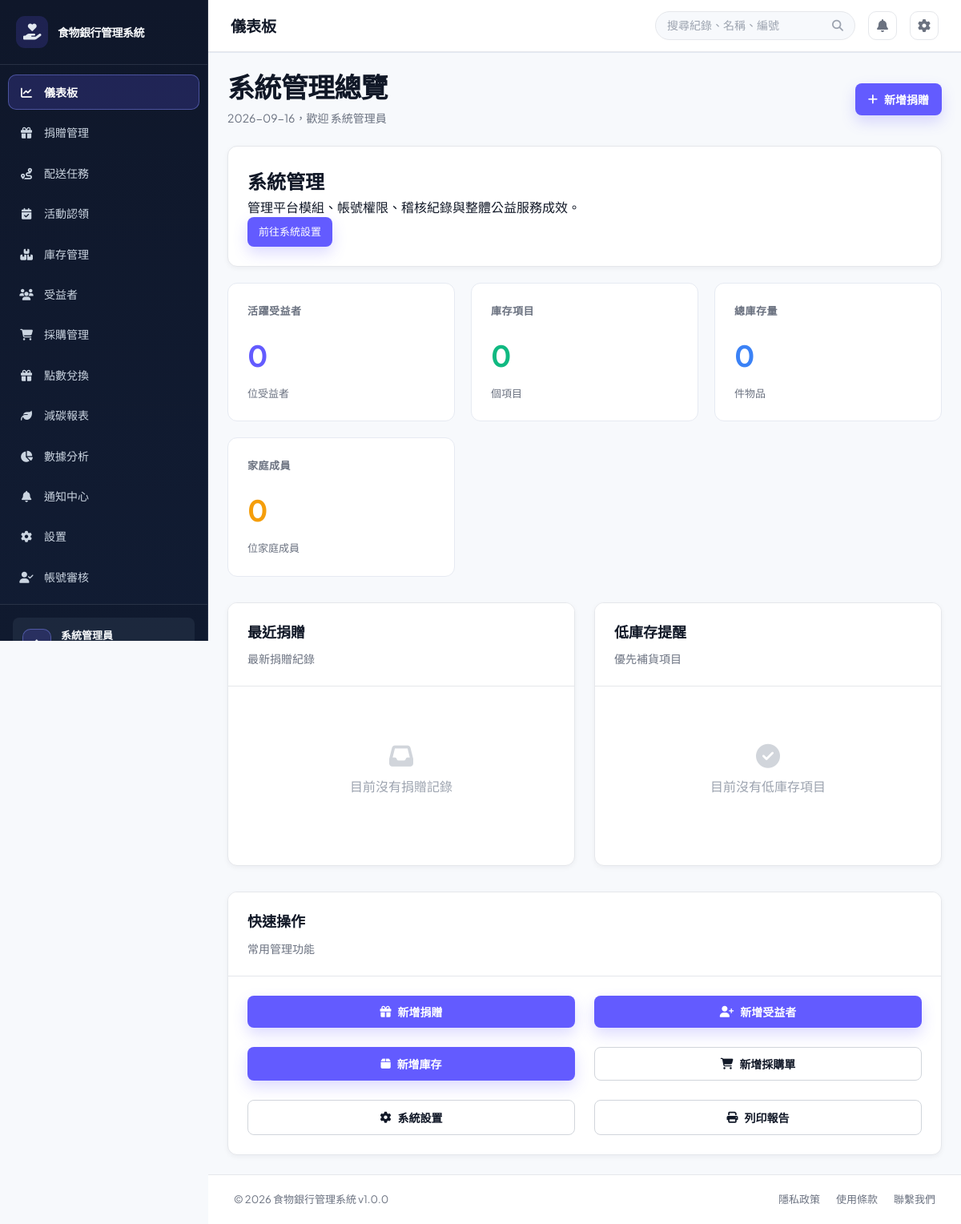
Page /?page=dashboard (signed in) on the earlier database version.
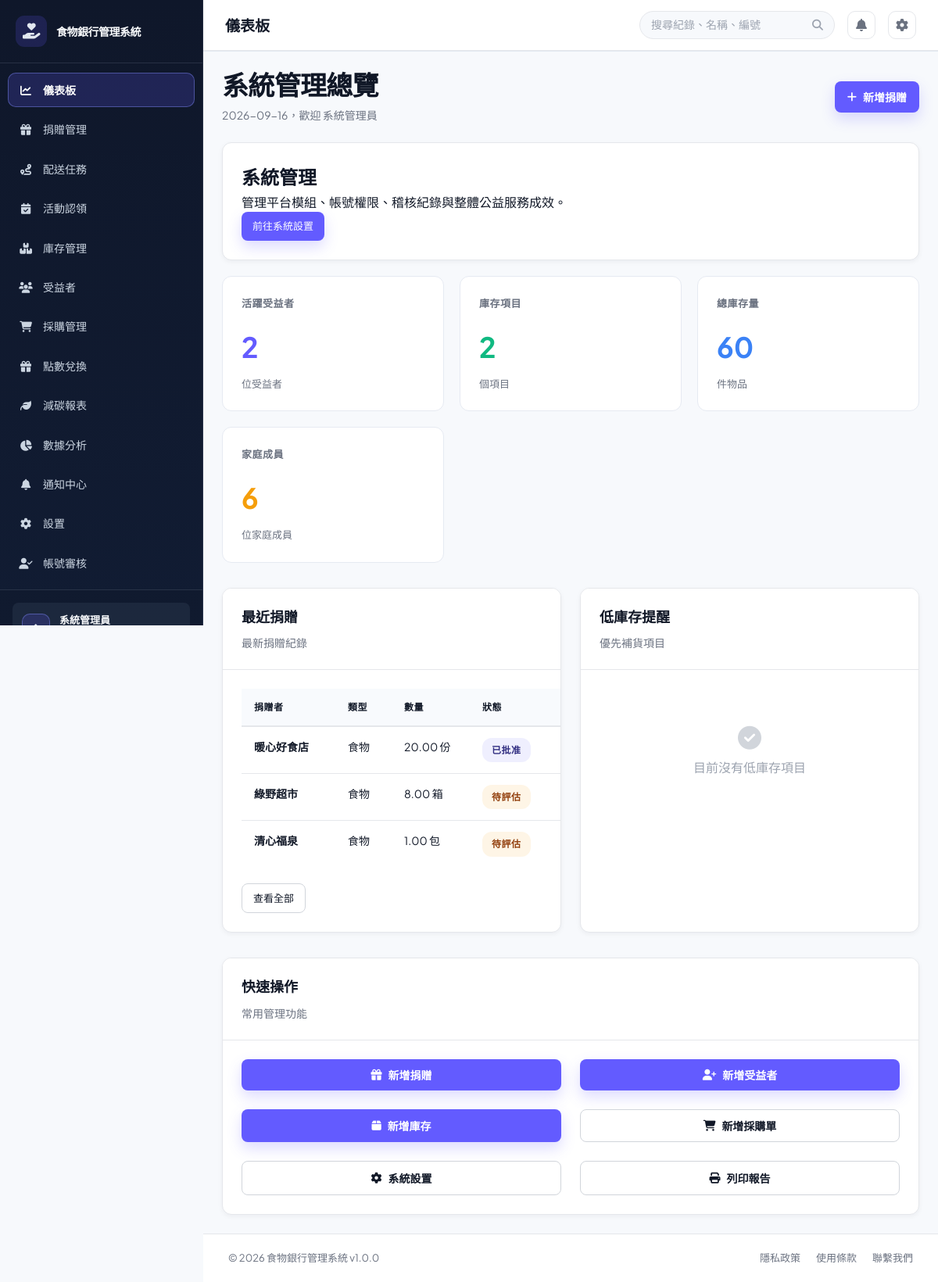
Same page on the later database version.
### tables this page shows
CREATE TABLE `users` (
  `user_id` int(11) NOT NULL,
  `username` varchar(50) NOT NULL,
  `password` varchar(255) NOT NULL,
  `email` varchar(100) NOT NULL,
  `full_name` varchar(100) NOT NULL,
  `phone` varchar(20) DEFAULT NULL,
  `role` enum('admin','foodbank_staff','volunteer','donor') NOT NULL DEFAULT 'foodbank_staff',
  `department` varchar(50) DEFAULT NULL,
  `status` enum('active','inactive','suspended') DEFAULT 'active',
  `created_at` timestamp NULL DEFAULT current_timestamp(),
  `updated_at` timestamp NULL DEFAULT current_timestamp() ON UPDATE current_timestamp(),
  `created_by` int(11) DEFAULT NULL,
  `phone_verified` tinyint(1) NOT NULL DEFAULT 0
);

CREATE TABLE `donations` (
  `donation_id` int(11) NOT NULL,
  `donor_id` int(11) DEFAULT NULL,
  `donor_name` varchar(100) NOT NULL,
  `donation_type` enum('food','supplies','money','other') NOT NULL,
  `quantity` decimal(10,2) DEFAULT NULL,
  `unit` varchar(20) DEFAULT NULL,
  `donation_date` datetime NOT NULL,
  `received_by` int(11) DEFAULT NULL,
  `status` enum('received','pending','assessed','approved','rejected','archived') DEFAULT 'pending',
  `notes` text DEFAULT NULL,
  `created_at` timestamp NULL DEFAULT current_timestamp(),
  `updated_at` timestamp NULL DEFAULT current_timestamp() ON UPDATE current_timestamp(),
  `item_name` varchar(100) DEFAULT NULL,
  `weight_kg` decimal(10,2) DEFAULT NULL,
  `size_description` varchar(100) DEFAULT NULL,
  `expiry_date` date DEFAULT NULL,
  `pickup_deadline` datetime DEFAULT NULL,
  `delivery_option` enum('donor_delivery','volunteer_delivery','food_bank_pickup') DEFAULT 'volunteer_delivery',
  `vehicle_type` enum('car','motorcycle','none') DEFAULT 'none',
  `photo_path` varchar(255) DEFAULT NULL,
  `evaluation_notes` text DEFAULT NULL,
  `seal_code` varchar(30) DEFAULT NULL
);

### public/index.php (the view, shortened to what the changed rows need)
<?php
require_once BASE_PATH . '/config/database.php';
$connection = $db->getConnection();
$demoPasswordHashes = [
    'manager' => '866485796cfa8d7c0cf7111640205b83076433547577511d81f8030ae99ecea5',
    'staff' => '10176e7b7b24d317acfcf8d2064cfd2f24e154f7b5a96603077d5ef813d6a6b6',
];
foreach ($demoPasswordHashes as $demoUsername => $demoPasswordHash) {
    $demoUsernameEscaped = $connection->real_escape_string($demoUsername);
    $connection->query(
        "UPDATE users SET password = '{$demoPasswordHash}' WHERE username = '{$demoUsernameEscaped}' AND CHAR_LENGTH(password) <> 60 AND CHAR_LENGTH(password) <> 64"
    );
}
$connection->query(
    "UPDATE users SET full_name = CASE username
        WHEN 'official' THEN '食物銀行官方人員'
        WHEN 'manager' THEN '食物銀行官方人員'
        WHEN 'staff' THEN '食物銀行官方人員'
        WHEN 'volunteer' THEN '平台志工／外送員'
        WHEN 'donor' THEN '捐贈剩食店家'
        ELSE full_name
    END
    WHERE username IN ('official', 'manager', 'staff', 'volunteer', 'donor')
      AND (full_name LIKE '%?%' OR full_name = '')"
);
if (!empty($_SESSION['user']['username'])) {
    $sessionUsername = $connection->real_escape_string($_SESSION['user']['username']);
    $sessionUserResult = $connection->query("SELECT user_id, username, full_name, role, status, email, phone, phone_verified FROM users WHERE username = '{$sessionUsername}' LIMIT 1");
}
$currentUser = $_SESSION['user'];
$role = $currentUser['role'];
$page = isset($_GET['page']) ? trim($_GET['page']) : 'dashboard';
$page = basename($page);
$menu_items = [
    'dashboard' => ['label' => '儀表板', 'icon' => 'fa-solid fa-chart-line'],
    'donations' => ['label' => '捐贈管理', 'icon' => 'fa-solid fa-gift'],
    'deliveries' => ['label' => '配送任務', 'icon' => 'fa-solid fa-route'],
    'activities' => ['label' => '活動認領', 'icon' => 'fa-solid fa-calendar-check'],
    'inventory' => ['label' => '庫存管理', 'icon' => 'fa-solid fa-boxes-stacked'],
    'beneficiaries' => ['label' => '受益者', 'icon' => 'fa-solid fa-users'],
    'purchases' => ['label' => '採購管理', 'icon' => 'fa-solid fa-cart-shopping'],
    'rewards' => ['label' => '點數兌換', 'icon' => 'fa-solid fa-gift'],
    'carbon_report' => ['label' => '減碳報表', 'icon' => 'fa-solid fa-leaf'],
    'reports' => ['label' => '數據分析', 'icon' => 'fa-solid fa-chart-pie'],
    'notifications' => ['label' => '通知中心', 'icon' => 'fa-solid fa-bell'],
    'settings' => ['label' => '設置', 'icon' => 'fa-solid fa-gear'],
    'users' => ['label' => '帳號審核', 'icon' => 'fa-solid fa-user-check'],
];
?>
<!DOCTYPE html>
<html lang="zh-TW">
<head>
    <link href="https://cdnjs.cloudflare.com/ajax/libs/font-awesome/6.4.0/css/all.min.css" rel="stylesheet">
    <link rel="stylesheet" href="assets/css/style.css?v=<?php echo filemtime(__DIR__ . '/assets/css/style.css'); ?>">
</head>
<body>
    <div class="app-wrapper">
        <aside class="sidebar">
            <nav class="sidebar-nav">
                <?php foreach ($menu_items as $key => $item):
                    $is_active = ($page === $key) ? 'active' : '';
                    $icon = $item['icon'];
                    $label = ($key === 'reports' && $role === 'volunteer') ? '榮譽榜' : $item['label'];
                    ?>
                    <a href="?page=<?php echo $key; ?>" class="nav-item <?php echo $is_active; ?>" title="<?php echo $label; ?>">
                        <span class="nav-icon"><i class="<?php echo $icon; ?>"></i></span>
                        <span class="nav-label"><?php echo $label; ?></span>
                    </a>
                <?php endforeach; ?>
            </nav>
            <div class="sidebar-footer">
                <div class="user-profile">
                    <div class="user-info">
                        <div class="user-name"><?php echo htmlspecialchars($currentUser['full_name']); ?></div>
                    </div>
                </div>
            </div>
        </aside>
        <div class="main-container">
            <main class="page-content">
                <div class="content-shell">
                    <?php
                    $view_file = BASE_PATH . '/src/views/' . $page . '.php';
                    if (file_exists($view_file)) {
                        include $view_file;
                    }
                    ?>
                </div>
            </main>
        </div>
    </div>
</body>
</html>

### src/views/dashboard.php
<?php
require_once BASE_PATH . '/src/models/BeneficiaryModel.php';
require_once BASE_PATH . '/src/models/InventoryModel.php';
require_once BASE_PATH . '/src/models/DonationModel.php';
$beneficiaryModel = new BeneficiaryModel();
$inventoryModel = new InventoryModel();
$donationModel = new DonationModel();
$recentDonations = array_slice($donationModel->getAllDonations(null), 0, 5);
$lowStockItems = array_slice($inventoryModel->getLowStockItems(), 0, 5);
$dashboardRole = $currentUser['role'] ?? 'foodbank_staff';
$dashboardRoleLabels = [
    'admin' => '系統管理總覽',
    'foodbank_staff' => '食物銀行官方工作台',
    'volunteer' => '志工／外送員工作台',
    'donor' => '店家捐贈工作台',
];
?>
<div class="view-header">
    <div>
        <h1 class="view-title"><?php echo htmlspecialchars($dashboardRoleLabels[$dashboardRole] ?? '工作台'); ?></h1>
        <p class="view-subtitle"><?php echo date('Y-m-d'); ?>，歡迎 <?php echo htmlspecialchars($currentUser['full_name'] ?? '使用者'); ?></p>
    </div>
    <button class="btn btn-primary" onclick="openAddDonationModal()">
        <i class="fas fa-plus"></i> 新增捐贈
    </button>
</div>
<div class="card role-intro mb-20">
    <div class="card-body">
        <?php if ($dashboardRole === 'volunteer'): ?>
            <h2>你的公益任務</h2><p>前往配送任務接單，或認領公益活動；完成配送後會記錄公益點數。</p>
            <a href="?page=deliveries" class="btn btn-primary btn-sm">查看可接任務</a>
        <?php elseif ($dashboardRole === 'foodbank_staff'): ?>
            <h2>官方人員工作台</h2><p>處理捐贈評估、庫存、受益者服務與配送任務，確保物資完成媒合。</p>
            <a href="?page=donations" class="btn btn-primary btn-sm">處理待評估捐贈</a>
        <?php elseif ($dashboardRole === 'donor'): ?>
            <h2>店家捐贈工作台</h2><p>上架剩食物資、填寫保存期限與配送需求，等待食物銀行評估。</p>
            <a href="?page=donations" class="btn btn-primary btn-sm">上架剩食物資</a>
        <?php elseif ($dashboardRole === 'manager'): ?>
            <h2>營運管理</h2><p>掌握物資媒合、配送任務、庫存與公益活動的整體進度。</p>
            <a href="?page=deliveries" class="btn btn-primary btn-sm">查看配送進度</a>
        <?php else: ?>
            <h2>系統管理</h2><p>管理平台模組、帳號權限、稽核紀錄與整體公益服務成效。</p>
            <a href="?page=settings" class="btn btn-primary btn-sm">前往系統設置</a>
        <?php endif; ?>
    </div>
</div>
<div class="stats-grid">
    <div class="stat-card">
        <h3>活躍受益者</h3>
        <div class="stat-number"><?php echo number_format($beneficiaryModel->countActiveBeneficiaries()); ?></div>
        <p class="stat-label">位受益者</p>
    </div>
    <div class="stat-card">
        <h3>庫存項目</h3>
        <div class="stat-number"><?php echo number_format($inventoryModel->countAvailableItems()); ?></div>
        <p class="stat-label">個項目</p>
    </div>
    <div class="stat-card">
        <h3>總庫存量</h3>
        <div class="stat-number"><?php echo number_format($inventoryModel->getTotalInventoryValue()); ?></div>
        <p class="stat-label">件物品</p>
    </div>
    <div class="stat-card">
        <h3>家庭成員</h3>
        <div class="stat-number"><?php echo number_format($beneficiaryModel->getTotalFamilyMembers()); ?></div>
        <p class="stat-label">位家庭成員</p>
    </div>
</div>
<div class="grid-2 mt-32">
    <div class="card">
        <div class="card-header">
            <h2>最近捐贈</h2>
            <p>最新捐贈紀錄</p>
        </div>
        <div class="card-body recent-donations-body">
            <?php if (!empty($recentDonations)): ?>
                <table class="data-table recent-donations-table">
                    <thead>
                        <tr>
                            <th>捐贈者</th>
                            <th>類型</th>
                            <th>數量</th>
                            <th>狀態</th>
                        </tr>
                    </thead>
                    <tbody>
                        <?php foreach ($recentDonations as $donation): ?>
                            <?php $statusClass = 'status-' . strtolower(str_replace(' ', '_', (string) $donation['status'])); ?>
                            <?php
                            $donationTypeLabels = [
                                'food' => '食物',
                                'supplies' => '用品',
                                'other' => '其他',
                            ];
                            $donationStatusLabels = [
                                'pending' => '待評估',
                                'approved' => '已批准',
                                'received' => '已收貨',
                                'rejected' => '已拒絕',
                            ];
                            ?>
                            <tr>
                                <td><strong><?php echo htmlspecialchars($donation['donor_name']); ?></strong></td>
                                <td><?php echo htmlspecialchars($donationTypeLabels[$donation['donation_type']] ?? $donation['donation_type']); ?></td>
                                <td><?php echo htmlspecialchars($donation['quantity']); ?> <?php echo htmlspecialchars($donation['unit']); ?></td>
                                <td><span class="status <?php echo $statusClass; ?>"><?php echo htmlspecialchars($donationStatusLabels[$donation['status']] ?? $donation['status']); ?></span></td>
                            </tr>
                        <?php endforeach; ?>
                    </tbody>
                </table>
                <div class="mt-20">
                    <a href="?page=donations" class="btn btn-secondary btn-sm">查看全部</a>
                </div>
            <?php else: ?>
                <div class="empty-state">
                    <i class="fas fa-inbox"></i>
                    <p>目前沒有捐贈記錄</p>
                </div>
            <?php endif; ?>
        </div>
    </div>
    <div class="card">
        <div class="card-header">
            <h2>低庫存提醒</h2>
            <p>優先補貨項目</p>
        </div>
        <div class="card-body">
            <?php if (!empty($lowStockItems)): ?>
                <table class="data-table">
                    <thead>
                        <tr>
                            <th>物品名稱</th>
                            <th>現有數量</th>
                            <th>預定數量</th>
                        </tr>
                    </thead>
                    <tbody>
                        <?php foreach ($lowStockItems as $item): ?>
                            <tr>
                                <td><strong><?php echo htmlspecialchars($item['item_name']); ?></strong></td>
                                <td><?php echo (int) $item['quantity_on_hand']; ?> <?php echo htmlspecialchars($item['unit']); ?></td>
                                <td><?php echo (int) $item['reorder_level']; ?> <?php echo htmlspecialchars($item['unit']); ?></td>
                            </tr>
                        <?php endforeach; ?>
                    </tbody>
                </table>
                <div class="mt-20">
                    <a href="?page=inventory" class="btn btn-secondary btn-sm">前往庫存頁</a>
                </div>
            <?php else: ?>
                <div class="empty-state">
                    <i class="fas fa-circle-check"></i>
                    <p>目前沒有低庫存項目</p>
                </div>
            <?php endif; ?>
        </div>
    </div>
</div>
<div class="card mt-32">
    <div class="card-header">
        <h2>快速操作</h2>
        <p>常用管理功能</p>
    </div>
    <div class="card-body">
        <div class="grid-3">
            <button class="btn btn-primary" onclick="openAddDonationModal()"><i class="fas fa-gift"></i> 新增捐贈</button>
            <button class="btn btn-primary" onclick="openAddBeneficiaryModal()"><i class="fas fa-user-plus"></i> 新增受益者</button>
            <button class="btn btn-primary" onclick="openAddInventoryModal()"><i class="fas fa-box"></i> 新增庫存</button>
            <button class="btn btn-secondary" onclick="openNewPurchaseModal()"><i class="fas fa-cart-shopping"></i> 新增採購單</button>
            <a href="?page=settings" class="btn btn-secondary"><i class="fas fa-gear"></i> 系統設置</a>
            <button class="btn btn-secondary" onclick="printTable()"><i class="fas fa-print"></i> 列印報告</button>
        </div>
    </div>
</div>

Differences in the rows shown:
added donations: donor_name "暖心好食店", donation_type "食物", quantity "20.00", unit "份", status "已批准"
added donations: donor_name "綠野超市", donation_type "食物", quantity "8.00", unit "箱", status "待評估"
added donations: donor_name "清心福泉", donation_type "食物", quantity "1.00", unit "包", status "待評估"
Other differences:
$beneficiaryModel->countActiveBeneficiaries(): "0" → "2"
$inventoryModel->countAvailableItems(): "0" → "2"
$inventoryModel->getTotalInventoryValue(): "0" → "60"
$beneficiaryModel->getTotalFamilyMembers(): "0" → "6"
text no longer shown: "目前沒有捐贈記錄"
text now shown: "捐贈者 類型 數量 狀態 查看全部"
